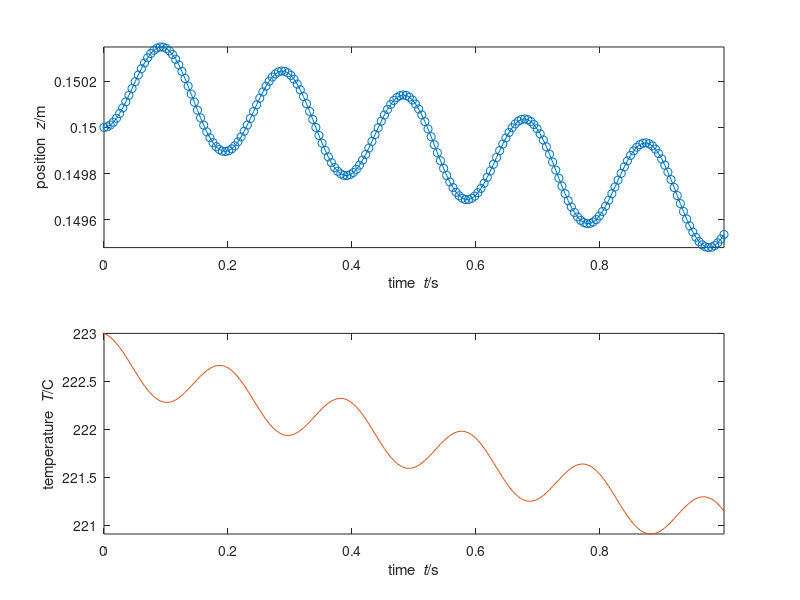

Write the MATLAB code that produced this figure.
%%% idealgas_piston.m
%% Simulation of ideal gas & mass piston in 1D
%% SI units used throughout
%% Coordinate z
%%%% Constants
m = 10; % mass of piston
N = 0.04; % amount of ideal gas
A = 0.1^2; % area of piston
g = 9.8; % gravitational acceleration
R = 8.31446261815; % molar gas constant
C = 20; % molar heat capacity
mu = 0.00004; % gas viscosity
h = 1; % heat-transfer coefficient
Te = 273.15 + 23; % temperature of environment
Fatm = -100000*A; % force on piston by atmosphere
%%
G = -m*g; % gravity supply of momentum to piston
%%
t1 = 1; % final time
dt = 0.00001; % time step
%%%% STATE: z, v, T; initial conditions
t = 0; % initial time
z = 0.15; % initial position of piston
v = 0; % initial velocity of piston
T = 273.15 + 223; % initial temperature of gas
%% %@
%% Plot & saving
%% adjust final time if not multiple of timestep
t1 = t1 + mod(t1-t,dt);
%% Save values of all quantities at some steps during the simulation,
%% for subsequente analysis or plotting
%% (saving at all timesteps could be too costly)
Nsaves = 200; % number of timepoints to save during the simulation
%% Calculate time interval for saving
dsave = (t1-t)/(Nsaves-1);
if abs(dsave) < (dt)
  error('time interval between saves is smaller than timestep')
end
%% Initialize vectors to contain saved values
tSave = nan(Nsaves,1);
zSave = nan(Nsaves,1);
vSave = nan(Nsaves,1);
TSave = nan(Nsaves,1);
%% Save initial values
i = 1; % index that keeps count of savepoints
t0 = t;
tSave(1) = t;
zSave(1) = z;
vSave(1) = v;
TSave(1) = T;
%% Initialize plot
clf;%close all;
subplot(2,1,1)
cols = get(0, 'DefaultAxesColorOrder');
plot(tSave(1), zSave(1), 'o','Color',cols(1,:)); axis('tight');
xlabel('time {\it t}/s'); ylabel('position {\it z}/m'); hold on;
%% %@
%% Numerical time integration
%% loop
while t < t1
  %% We need P,Fpg,z,v,E,Fgp,Qbot (G constant)
  %% we have z,v,T
  %% find P,Fpg,E,Qbot,Fgp using constitutive relations
  P = m*v;
  Fgp = -(N*R*T/z - A*mu*v/z);
  Fpg = -Fgp;
  E = C*N*T;
  Qbot = A*h*(Te - T);
  %%
  %% Drive forward in time
  %% update momentum of piston
  P = P + (Fpg + Fatm + G)*dt;
  %% update position of piston
  z = z + v*dt;
  %% update internal energy of gas
  E = E + (Qbot + Fgp*v)*dt;
  %% update time
  t = t + dt;
  %%
  %% Find new state for next iteration
  %% We need z,v,T
  %% we have P,z,E
  %% find v,T using constitutive relations
  v = P/m;
  T = E/(C*N);
  %% %@
  %% Check whether to save & plot at this step
  if min(abs([0 dsave] - mod(t-t0, dsave))) <= dt/2
    i = i+1;
    tSave(i) = t;
    zSave(i) = z;
    vSave(i) = v;
    TSave(i) = T;
    plot(t, z, 'o','Color',cols(1,:));
    pause(0.001);
  end %@
end %@
%% Plot trajectory
plot(tSave,zSave,'-','Color',cols(1,:));
subplot(2,1,2)
plot(tSave,TSave-273.15,'-','Color',cols(2,:)); axis('tight');
xlabel('time {\it t}/s'); ylabel('temperature {\it T}/C');  %@
